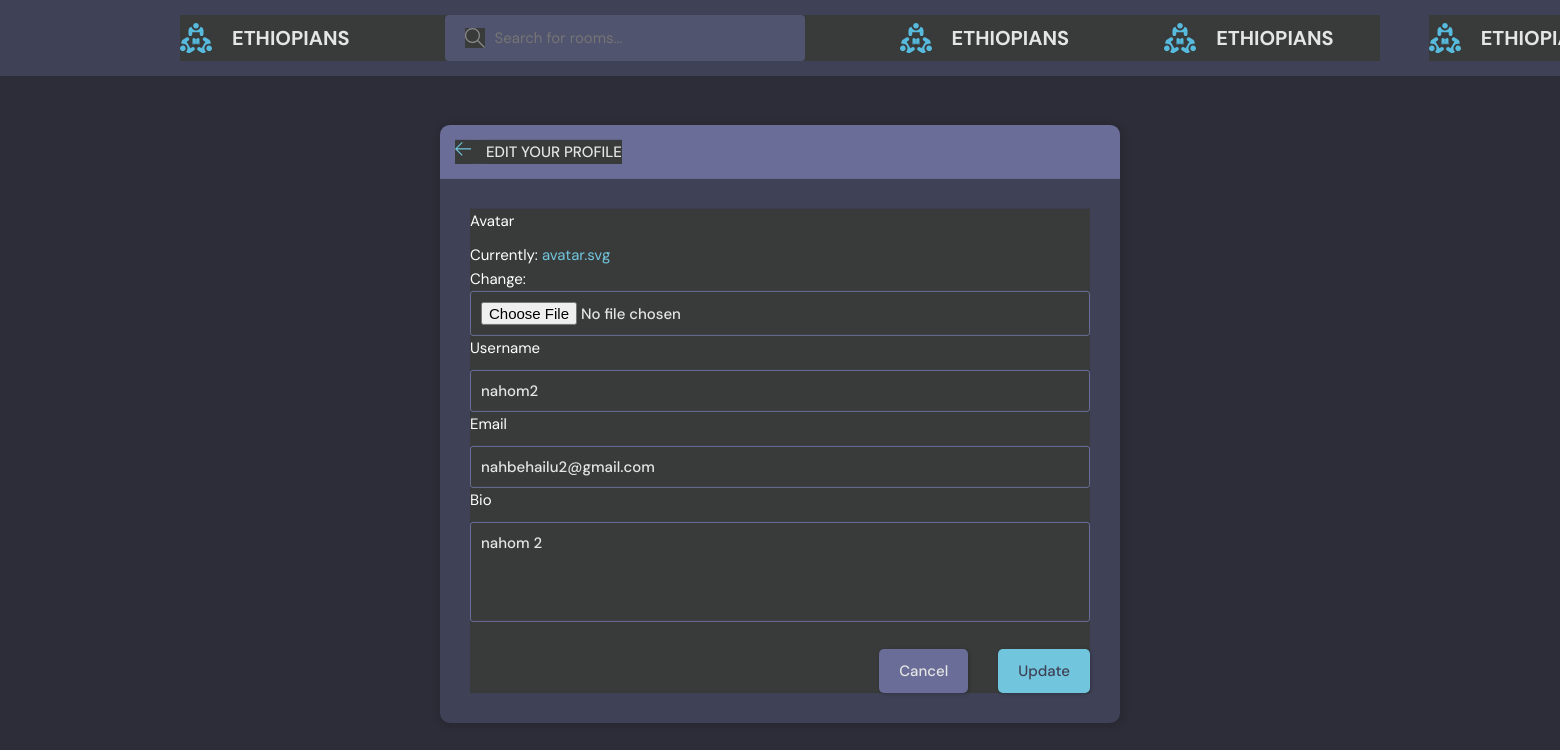
The page /update-user/ (signed in) on the database its author committed.
### base/models.py (models this page shows)
class User(AbstractUser):
    name=models.CharField(max_length=200 ,null=True)
    email=models.EmailField( unique=True, null=True)
    bio=models.TextField(null=True,blank=True)
    avatar=models.ImageField( null=True,default='avatar.svg')
    REQUIRED_FIELDS=[]
    USERNAME_FIELD='email'

### base/views.py (the view)
# urls.py: path('update-user/',views.updateUser , name='update-user'),
@login_required(login_url='login')
def updateUser(request):
    user=request.user
    form=UserModel(instance=user)
    if request.method=='POST':
        form=UserModel(request.POST,request.FILES, instance=user)
        if form.is_valid():
          form.save()
          return redirect('profile',pk=user.id)
    return render(request,'base/update_user.html',{'form':form})

### base/forms.py
class UserModel(forms.ModelForm):
    class Meta:
        model=User
        fields=['avatar','username','email','bio']

### base/templates/base/update_user.html (shortened to what this page needs)
{% extends 'main.html' %}
{% block content %}
    <main class="update-account layout">
        <div class="container">
            <div class="layout__box">
                <div class="layout__boxHeader">
                    <div class="layout__boxTitle">
                        <a href="{% url 'home' %}">
                            <svg version="1.1" xmlns="http://www.w3.org/2000/svg" width="32" height="32"
                                viewBox="0 0 32 32">
                                <title>arrow-left</title>
                                <path
                                    d="M13.723 2.286l-13.723 13.714 13.719 13.714 1.616-1.611-10.96-10.96h27.625v-2.286h-27.625l10.965-10.965-1.616-1.607z">
                                </path>
                            </svg>
                        </a>
                        <h3>Edit your profile</h3>
                    </div>
                </div>
                <div class="layout__body">
                    <form class="form" action="" method="POST" enctype="multipart/form-data">
                        <div class="form__group">
                          {% for field in form %}
                            <label for="profile_pic">{{field.label}}</label>
                            {{field}}
                            {% endfor %}
                        </div>
                        <div class="form__action">
                            <a class="btn btn--dark" href="{% url 'profile' user.id %}">Cancel</a>
                            <button class="btn btn--main" type="submit">Update</button>
                        </div>
                    </form>
                </div>
            </div>
        </div>
    </main>
    {% endblock content %}

### static/styles/style.css (style rules this page uses)
:root { --color-main: #71c6dd; --color-main-light: #e1f6fb; --color-dark: #3f4156; --color-dark-medium: #51546e; --color-dark-light: #696d97; --color-light: #e5e5e5; --color-gray: #8b8b8b; --color-light-gray: #b2bdbd; --color-bg: #2d2d39; --color-success: #5dd693; --color-error: #fc4b0b; }
* { font-family: "DM Sans", -apple-system, BlinkMacSystemFont, "Segoe UI", Roboto, Oxygen, Ubuntu, Cantarell, "Open Sans", "Helvetica Neue", sans-serif; margin: 0; padding: 0; box-sizing: border-box; text-rendering: optimizeLegibility; font-size: inherit; }
html { font-size: 56.25%; }
@media only screen and (min-width: 1200px) { html { font-size: 62.5%; } }
body { line-height: 1.6; font-weight: 400; font-size: 1.5rem; color: var(--color-light-gray); background-color: var(--color-bg); min-height: 100vh; }
a { display: inline-block; color: var(--color-main); text-decoration: none; }
.container { max-width: 120rem; width: 90%; margin: auto; }
.btn { background-color: transparent; border: none; display: inline-flex; align-items: center; gap: 1rem; cursor: pointer; transition: all ease-in-out 0.3s; padding: 1rem 2rem; border-radius: 5px; box-shadow: 1px 1px 3px 1px rgba(0, 0, 0, 0.15); font-weight: 500; }
.btn--main { background-color: var(--color-main); color: var(--color-dark); }
.btn--dark { background-color: var(--color-dark-light); color: var(--color-light); }
.layout { margin-top: 2.4rem; }
.layout > .container { display: flex; justify-content: space-between; align-items: flex-start; }
.layout__box { width: 90%; max-width: 48rem; min-height: 40rem; position: absolute; top: 50%; left: 50%; transform: translate(-50%, -46%); background-color: var(--color-dark); border-radius: 1rem; box-shadow: 1px 1px 6px 3px rgba(0, 0, 0, 0.1); overflow: hidden; }
.layout__boxHeader { display: flex; padding: 1.5rem; background-color: var(--color-dark-light); }
.layout__boxTitle { display: flex; gap: 1.5rem; align-items: center; }
.layout__boxTitle h3 { text-transform: uppercase; font-weight: 500; color: var(--color-light); }
.layout__boxTitle svg { width: 1.6rem; height: 1.6rem; fill: var(--color-main); }
.layout__body { margin: 3rem; }
.form__group { margin-bottom: 2rem; width: 100%; }
.form__group label { display: block; font-size: 1.5rem; margin-bottom: 1rem; }
.form__group input, .form__group textarea, .form__group select { background: transparent; border: 1px solid var(--color-dark-light); padding: 1rem; border-radius: 3px; width: 100%; color: var(--color-light); font-weight: 500; outline: none; }
.form__group textarea { background: transparent; height: 10rem; resize: none; }
.form__action { display: flex; justify-content: flex-end; gap: 3rem; }
.update-account.layout .layout__box { max-width: 68rem; }

### static/styles/main.css (style rules this page uses)
* { background-color: rgb(57, 59, 59); color: white; }

### rows shown on the page
User: form "nahom2" "nahbehailu2@gmail.com" "nahom 2"

### other values the page prints
{{ field.label }} "Avatar" "Username" "Email" "Bio"
